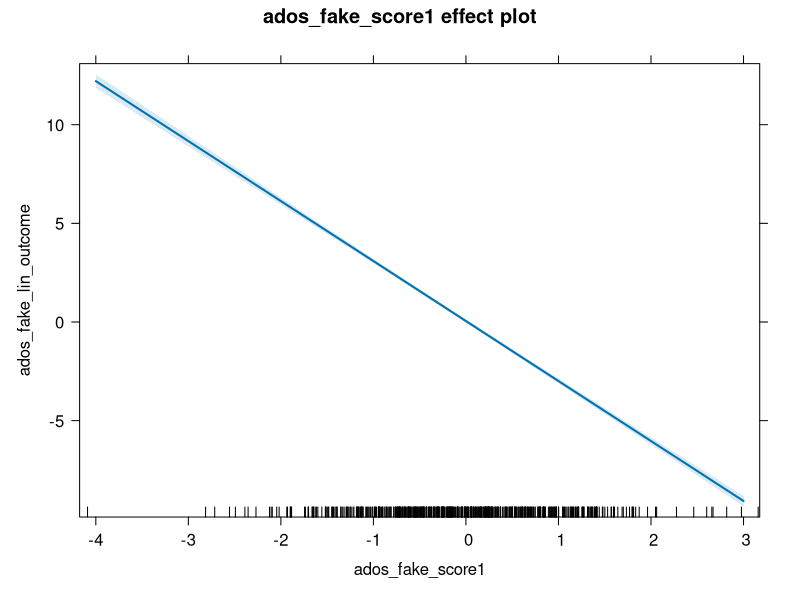
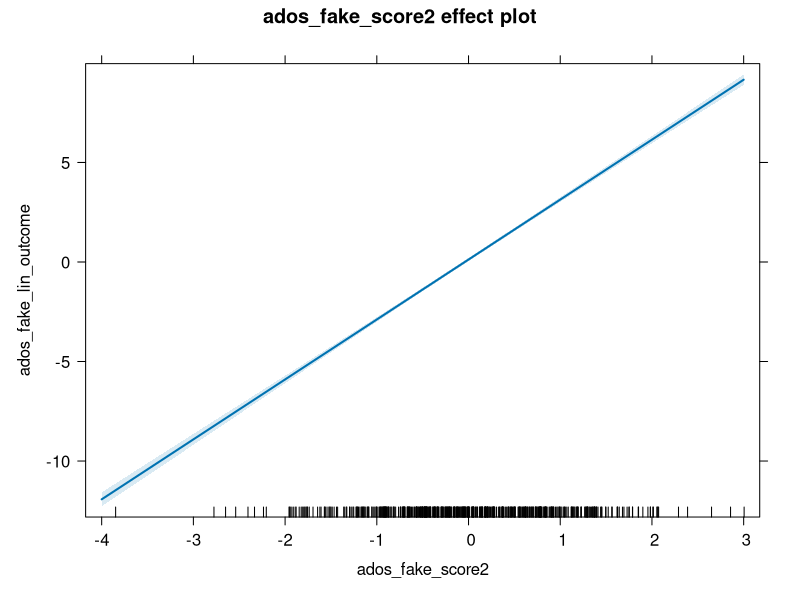
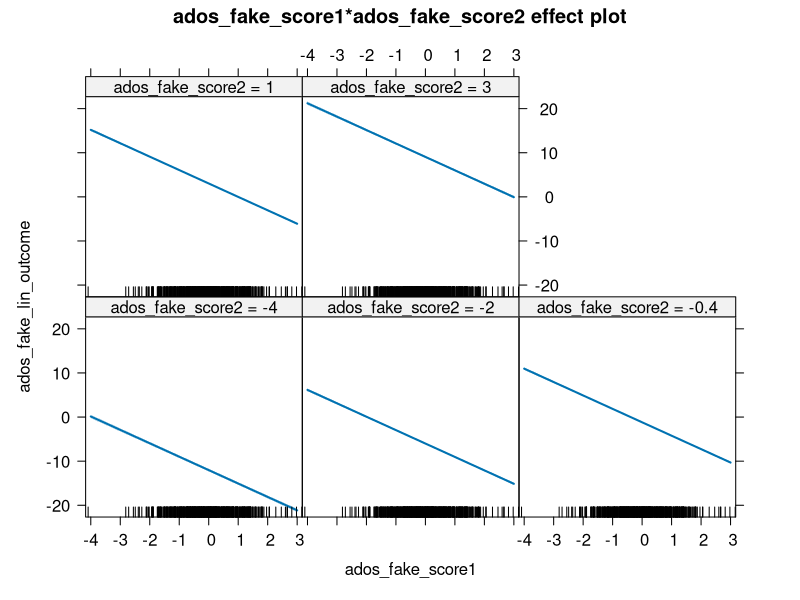
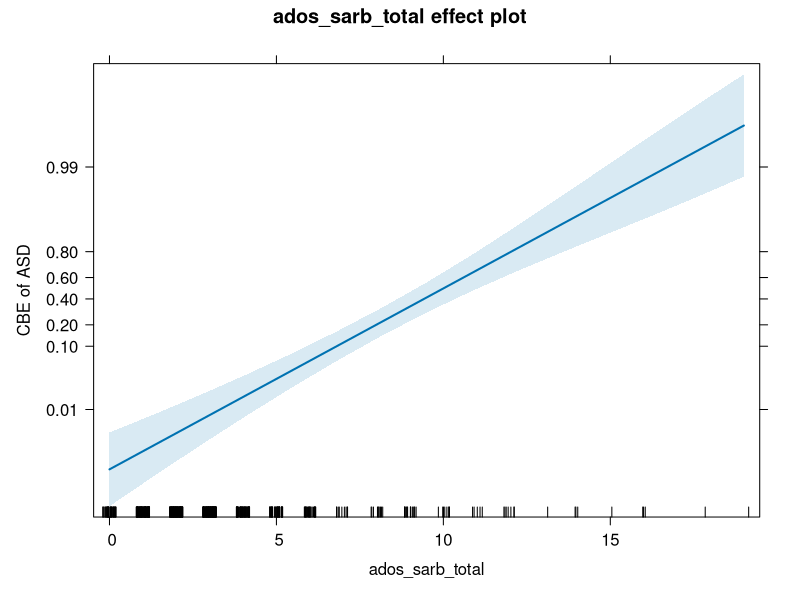

The R source for these figures, in order: (Note: this script raises an error after producing the figures.)
## Load required libraries
library("lme4")  # For creating mixed effects models
library("effects")  # For plotting models

#-----------------------------------------------------------------------------#
#### Read in data ####
#-----------------------------------------------------------------------------#
adosm2 <- read.csv('./datasets/adosm2_scored.csv', 
                   stringsAsFactors = FALSE)
#-----------------------------------------------------------------------------#
#### Basic Stats functions ####
#-----------------------------------------------------------------------------#

## Mean, Median, Standard Deviation, Summary
mean(adosm2$ados_sarb_total, na.rm = TRUE)
median(adosm2$ados_sarb_total, na.rm = TRUE)
sd(adosm2$ados_sarb_total, na.rm = TRUE)
summary(adosm2$ados_sarb_total)

## Chi-Squared Test
chisq.test(table(adosm2$cbe_36, adosm2$recruitment_group))

#-----------------------------------------------------------------------------#
#### Linear Regression ####
#-----------------------------------------------------------------------------#

### Correlation

# - Find correlation between two vars
cor.test(adosm2$ados_fake_score1, adosm2$ados_fake_lin_outcome)

### Creating a Linear Regression Model

# - We use the `lm()` functionn to create a Linear Regression Model
# - The first parameter takes in an equation of the form: `dependentVar ~ predictor1 + predictor2 + ...`
# - So the dependentVar is a function of the predictor variables
# - In order to use column names as variables in this eq., the `data` parameter takes in a dataframe as input.


# To demonstrate a linear model, we use fake ados columns within the ados
# dataframe
linearMod <- 
  lm(ados_fake_lin_outcome ~ ados_fake_score1 + ados_fake_score2,
     data=adosm2)
### Residuals, P-Values, Coefficients, with `summary()`

summary(linearMod)


### Plotting the Linear Model
# create effects object
plot(Effect(c('ados_fake_score1'), linearMod))
plot(Effect(c('ados_fake_score2'), linearMod))
plot(Effect(c('ados_fake_score1', 'ados_fake_score2'), linearMod))

#-----------------------------------------------------------------------------#
#### Logistic Regression ####
#-----------------------------------------------------------------------------#
adosm2$cbe_asd <- ifelse(adosm2$cbe_36 %in% c('Autism', 'ASD'), 'ASD', 'Non-ASD')
adosm2$cbe_asd <- as.factor(adosm2$cbe_asd)
adosm2$cbe_asd <- relevel(adosm2$cbe_asd, ref = 'Non-ASD')
mod <- glm(cbe_asd ~ 1 + ados_sarb_total,
           data = adosm2,
           family = 'binomial')
eff <- Effect(c('ados_sarb_total'), mod)
plot(eff,
     axes = list(
       y = list(
         lab = 'CBE of ASD',
         ticks = list(at = c(.01, .1, .2, .4, .6, .8,  .99))))
)


#-----------------------------------------------------------------------------#
#### Mixed Effects Models ####
#-----------------------------------------------------------------------------#

### Mixed Effects Logistic Regression

# analyze- logistic regression mixed effects
adosm2$cbe_asd <- ifelse(adosm2$cbe_36 %in% c('Autism', 'ASD'), 'ASD', 'Non-ASD')
adosm2$cbe_asd <- as.factor(adosm2$cbe_asd)
adosm2$cbe_asd <- relevel(adosm2$cbe_asd, ref = 'Non-ASD')
mod <- glmer(cbe_asd ~ 1 + (1|visit) + ados_sarb_total,
                   data = adosm2,
                   family = 'binomial')
eff <- Effect(c('ados_sarb_total'), mod)
plot(eff,
     axes = list(
       y = list(
         lab = 'CBE of ASD',
         ticks = list(at = c(.01, .1, .2, .4, .6, .8,  .99))))
)
